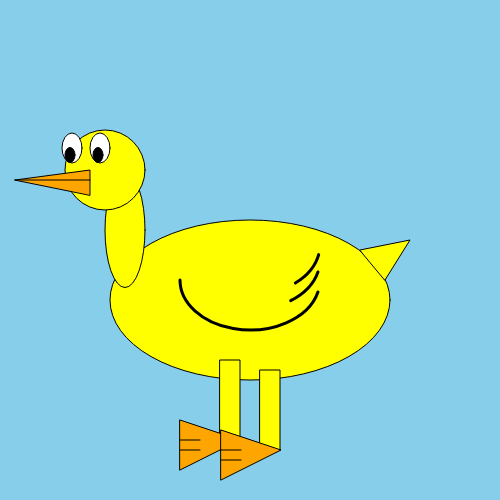
Frame 1 (no input)
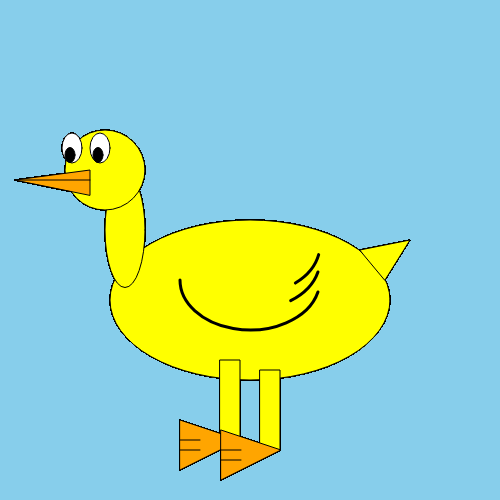
Frame 60 (no input)
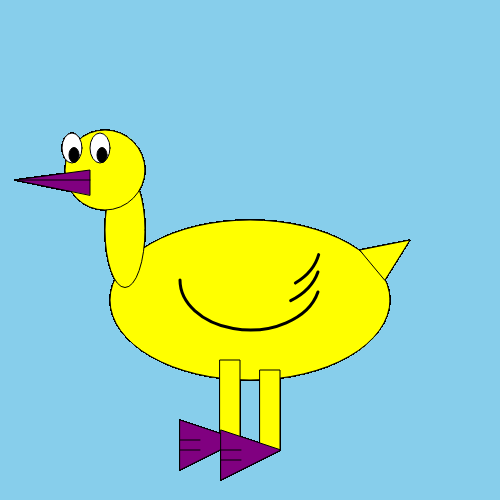
Frame 120 (the mouse pressed at the canvas centre since frame 60)

The p5.js sketch that drew these frames (run headless with seeded random() and noise() and a simulated clock; from frame 60 on, the mouse is pressed at the canvas centre):

// p5.js sketch
// ── sketch.js
//Global Variables
var beakColor = "orange";
var bodyColor = "yellow";
var beakY = 180;
var pupilX = 98;
var legHeight = 80;
var backgroundColor = "skyblue";


function setup() {
  // put setup code here
  createCanvas(500,500);
  background("skyblue");
}

function draw() {
  // put drawing code here


  //body
  fill("yellow");
  ellipse(250,300,280,160);
  fill(255);

  //neck
  fill(bodyColor);
  ellipse(125,230,40,115);

  //head
  ellipse(105,170,80,80);
  fill(255);

  //beak
  fill (beakColor);
  triangle(15,180,90,170,90,195);
  line(15,beakY,90,180);

  //eyes
  fill(255);
  ellipse(100,148,20,30);
  ellipse(72,148,20,30);

  //pupils
  fill(0);
  ellipse(pupilX,155,10,15);
  ellipse(pupilX - 28,155,10,15);

  fill(255);

  //wing
  angleMode(DEGREES);
  noFill();
  strokeWeight(3);
  arc(250,280,140,100,10,180);
  arc(250,260,140,100,10,45);
  arc(250,245,140,100,8,40);

  strokeWeight(1);

  //legs
  fill(bodyColor);
  rect(220,360,20,legHeight);
  rect(260,370,20,legHeight);

  //feet
  fill(beakColor);
  triangle(180,420,240,440,180,470);
  triangle(180+41,430,240+41,450,180+41,480);
  line(180,440,200,440);
  line(180,450,200,450);
  line(180+41,440+20,200+41,440+20)
  line(180+41,450,200+41,450);

  fill(255);

  //tail feathers
  fill(bodyColor);
  triangle(360,250,410,240,385,280);


}

function mousePressed(){
  beakColor = "purple";
  pupilX = 102;


}

function mouseReleased(){
  pupilX = 98;
}
